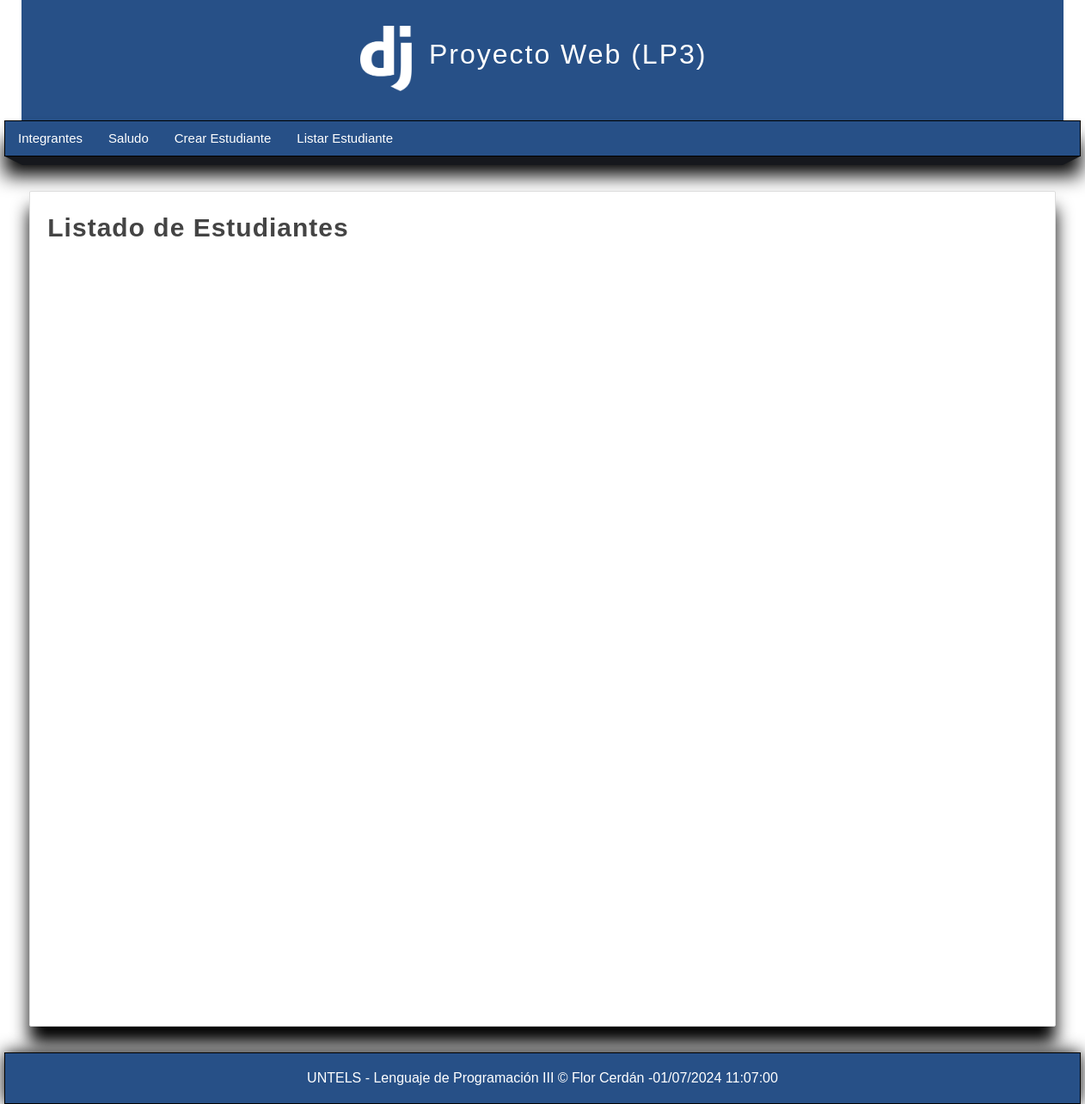
Before: /listar-estudiante/ with the older database file.
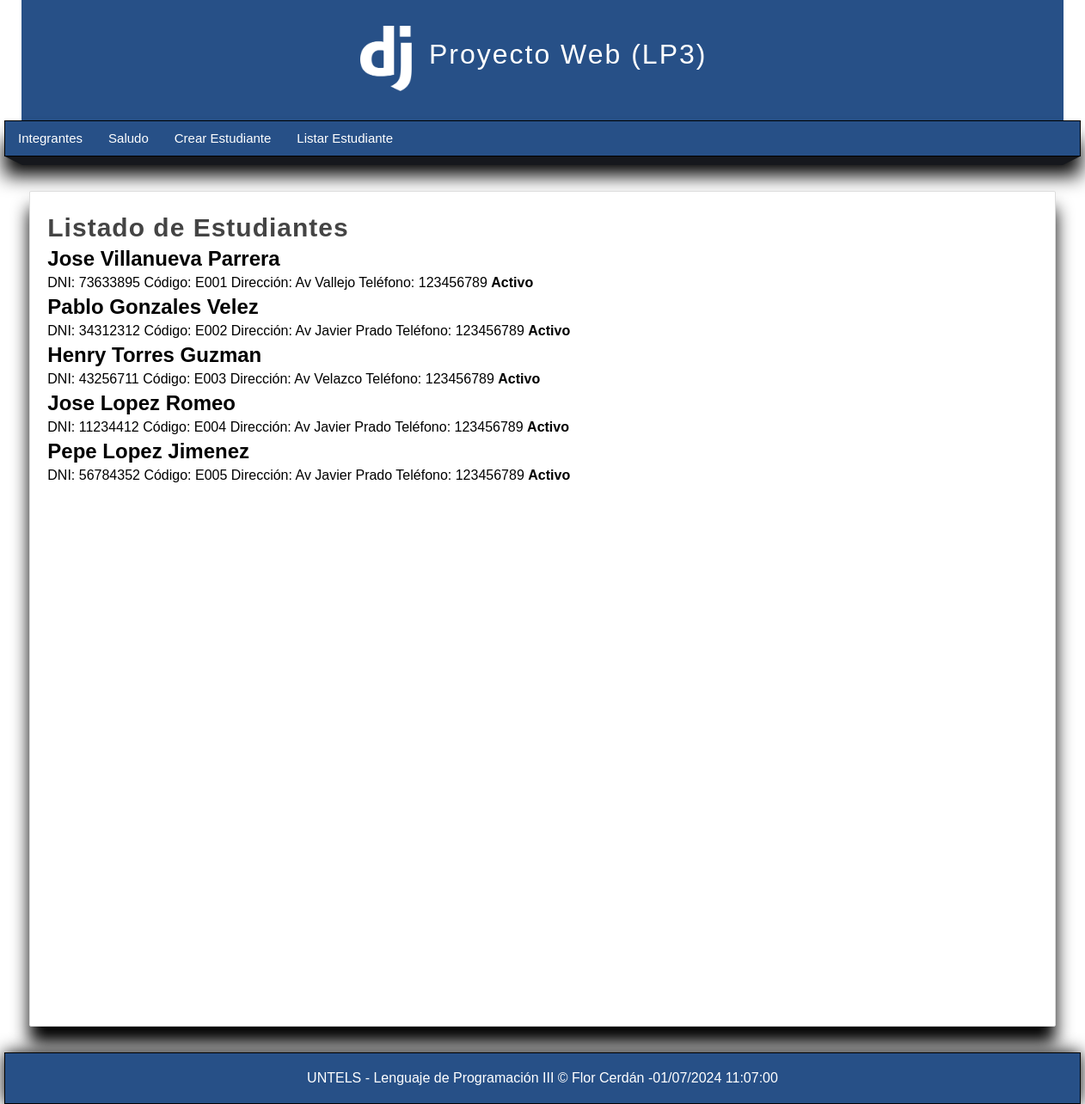
After: the same page with the newer database file.
### miapp/models.py (models this page shows)
class estudiante(models.Model):
    codigo = models.CharField(max_length=100)
    dni = models.CharField(max_length=100)
    nombre = models.CharField(max_length=100)
    apepat = models.CharField(max_length=100)
    apemat = models.CharField(max_length=100)
    direccion = models.CharField(max_length=100)
    telefono = models.CharField(max_length=100)
    estado = models.BooleanField()

### miapp/views.py (the view)
# urls.py: path('listar-estudiante/',views.listar_estudiantes, name='listar_estudiantes'),
def listar_estudiantes(request):
    estudiantes = estudiante.objects.all();
    return render(request, 'listar_estudiantes.html',{
        'estudiantes': estudiantes,
        'titulo': 'Listado de Estudiantes'
    })

### miapp/templates/listar_estudiantes.html (shortened to what this page needs)
{% extends 'layout.html' %}
{% block content %}
  <h1 class="title">{{ titulo }}</h1>
  {% for estudiante in estudiantes %}
    <div class="estudiante-item">
      <div class="data">
        <h2>{{ estudiante.nombre }} {{ estudiante.apepat }} {{ estudiante.apemat }}</h2>
        <span class="dni">DNI: {{ estudiante.dni }}</span>
        <span class="codigo">Código: {{ estudiante.codigo }}</span>
        <span class="direccion">Dirección: {{ estudiante.direccion }}</span>
        <span class="telefono">Teléfono: {{ estudiante.telefono }}</span>
        {% if estudiante.estado %}
          <strong>Activo</strong>
        {% else %}
          <strong>Inactivo</strong>
        {% endif %}
      </div>
    </div>
  {% endfor %}
{% endblock %}

### miapp/templates/layout.html (shortened to what this page needs)
<!DOCTYPE html>
<html lang="es">
  <head>
    {% load static %}
    <link rel="stylesheet" type="text/css" href="{% static 'css/style.css' %}" />
  </head>
  <body>
    <header>
      <div id="logotipo">
        <img src="{% static 'images/django-logo-white.png' %}" />
        <h1>Proyecto Web (LP3)</h1>
      </div>
    </header>
    <nav>
      <ul>
        <li>
          <a href="{% url 'integrantes' %}">Integrantes</a>
        </li>
        <li>
          <a href="{% url 'saludo' %}">Saludo</a>
        </li>
        <li>
          <a href="{% url 'create_estudiante' %}">Crear Estudiante</a>
        </li>
        <li>
          <a href="{% url 'listar_estudiantes' %}">Listar Estudiante</a>
        </li>
      </ul>
    </nav>
    <div class="barra">
      <span class="esquina-izquierda"></span>
      <span class="relleno-barra"></span>
      <span class="esquina-derecha"></span>
    </div>
    <div id="content">
      <div class="box">
        {% block content %}{% endblock %}
      </div>
    </div>
    <footer>
      UNTELS - Lenguaje de Programación III &copy; Flor Cerdán -{% now 'd/m/Y h:m:s' %}
    </footer>
  </body>
</html>

### miapp/static/css/style.css (style rules this page uses)
* { margin: 0px; padding: 0px; font-family: Arial, Helvetica, sans-serif; text-decoration: none; }
body { background-color: white; }
header { width: 1212px; height: 140px; background-color: #275087; margin: 0 auto; }
#logotipo { width: 35%; height: 130px; margin: 0 auto; padding-top: 10px; }
#logotipo img { display: block; width: 60px; float: left; margin-top: 20px; }
#logotipo h1 { display: block; float: left; margin-top: 35px; margin-left: 20px; letter-spacing: 2px; font-weight: lighter; color: white; }
nav { width: 1250px; height: 40px; margin: 0 auto; background-color: #275087; border: 1px solid black; box-shadow: 0px 22px 22px black; font-size: 15px; }
nav ul { list-style: none; text-decoration: none; }
nav ul li { line-height: 40px; float: left; }
nav ul li a { display: block; padding-left: 15px; padding-right: 15px; color: white; }
.barra { width: 1250px; margin: 0 auto; }
.esquina-izquierda { display: block; border-left: 20px solid transparent; border-top: 10px solid #16181D; float: left; }
.esquina-derecha { display: block; border-right: 20px solid transparent; border-top: 10px solid #16181D; float: right; }
.relleno-barra { display: block; width: 1210px; height: 10px; background: #16181D; float: left; }
#content { width: 1212px; min-height: 930px; margin: 0 auto; margin-bottom: 30px; margin-top: 40px; }
.title { color: #444; letter-spacing: 1px; font-size: 30px; margin-bottom: 4px; margin-top: 5px; }
footer { width: 1250px; background-color: #275087; border: 1px solid black; color: white; text-align: center; margin: 0 auto; padding-top: 20px; padding-bottom: 20px; box-shadow: 0px 0px 20px black; }
.box p, .box h2, .box h3, .box ul { margin-bottom: 5px; margin-top: 5px; }
.box { background: white; width: 95%; min-height: 930px; padding: 20px; border: 1px solid #ddd; border-radius: 2px; margin: 0 auto; box-shadow: 0px 20px 20px black; }

Changed rows visible on the page:
added estudiante: nombre "Jose", apepat "Villanueva", apemat "Parrera", dni "73633895", codigo "E001", direccion "Av Vallejo", telefono "123456789", estado "Activo"
added estudiante: nombre "Pablo", apepat "Gonzales", apemat "Velez", dni "34312312", codigo "E002", direccion "Av Javier Prado", telefono "123456789", estado "Activo"
added estudiante: nombre "Henry", apepat "Torres", apemat "Guzman", dni "43256711", codigo "E003", direccion "Av Velazco", telefono "123456789", estado "Activo"
added estudiante: nombre "Jose", apepat "Lopez", apemat "Romeo", dni "11234412", codigo "E004", direccion "Av Javier Prado", telefono "123456789", estado "Activo"
added estudiante: nombre "Pepe", apepat "Lopez", apemat "Jimenez", dni "56784352", codigo "E005", direccion "Av Javier Prado", telefono "123456789", estado "Activo"
